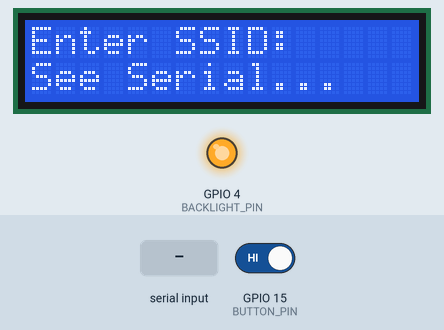
A program run on a simulated ESP32. On the bench: 16×2 character LCD, output pins drawn as LEDs (lit = HIGH). The inputs (shaded band) are chosen by the test bench; at power-on: GPIO 15 (BUTTON_PIN) HIGH. WiFi joins after 1.5 s; servers stay silent unless stated; a WiFi scan finds three made-up networks; EEPROM starts erased; what the program prints to the serial monitor is not drawn.

Above: at 1.8 s.
1.9 s: "1\n" received over Serial
At 2.8 s:
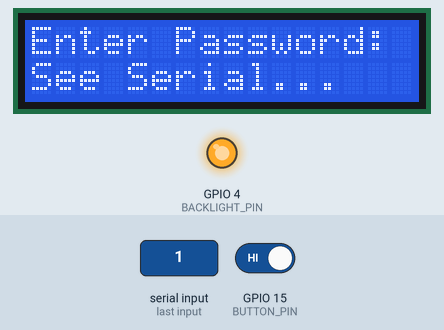
3.4 s: "0\n" received over Serial
At 4.0 s:
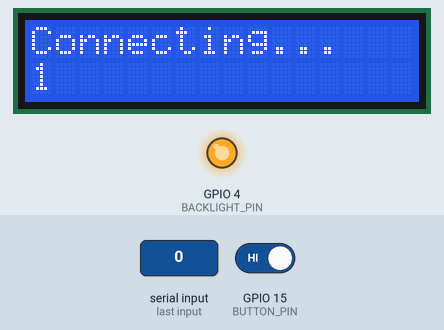
At 5.5 s:
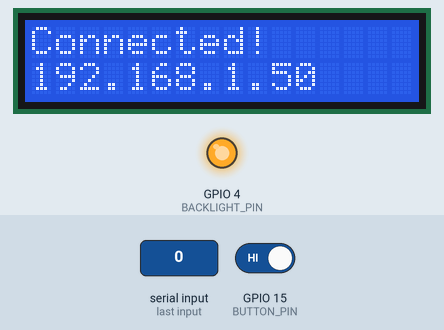
11.4 s: GPIO 15 (BUTTON_PIN) driven HIGH
Timing chart, 0 to 13.9 s (numbered marks = the images above; inputs shaded):
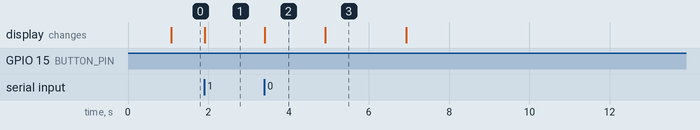

Measured:
- after the input at 1.9 s, the display: changes at once (image 1)
- after the input at 3.4 s, the display: changes at once (image 2)
- after the input at 11.4 s, every drawn part: stays the same
- what the display in image 2 shows lasts 1.5 s, from 3.4 s to 4.9 s
- what the display in image 3 shows lasts 2.0 s, from 4.9 s to 6.9 s

The program:

main.cpp
```cpp
#include <Arduino.h>
#include <WiFi.h>
#include <nvs_flash.h>
#include "networkScanner.h"
#include "wifiManager.h"
#include "lcdDisplay.h"
#include "credentialManager.h"

LcdDisplay display;
CredentialManager* credentials;

void setup()
{
    nvs_flash_init();
    credentials = new CredentialManager();

    Serial.begin(115200);
    delay(1000);

    display.begin();
    display.printLine(0, "WiFi Scanner");
    display.printLine(1, "Starting...");

    WiFi.mode(WIFI_STA);

    String ssid;
    String password;

    Serial.println("Checking for saved credentials...");

    if (credentials->hasCredentials())
    {
        Serial.println("Found saved credentials!");

        ssid = credentials->getSsid();
        password = credentials->getPassword();

        Serial.print("SSID: ");
        Serial.println(ssid);

        display.printLine(0, "Found saved");
        display.printLine(1, "credentials!");
        delay(1000);

        display.printLine(0, "Connecting...");
        display.printLine(1, ssid);

        WifiManager wifi(ssid, password);
        wifi.connect();
    }
    else
    {
        Serial.println("No saved credentials found.");
    }

    while (!WiFi.isConnected())
    {
        display.printLine(0, "Enter SSID:");
        display.printLine(1, "See Serial...");
        Serial.println("Enter SSID:");
        while (!Serial.available()) { display.checkButton(); }
        ssid = Serial.readStringUntil('\n');
        ssid.trim();

        display.printLine(0, "Enter Password:");
        display.printLine(1, "See Serial...");
        Serial.println("Enter Password:");
        while (!Serial.available()) { display.checkButton(); }
        password = Serial.readStringUntil('\n');
        password.trim();

        display.printLine(0, "Connecting...");
        display.printLine(1, ssid);

        WifiManager wifi(ssid, password);
        wifi.connect();

        if (!WiFi.isConnected())
        {
            display.printLine(0, "Failed!");
            display.printLine(1, "Try again...");
            Serial.println("Try again...\n");
        }
    }

    credentials->save(ssid, password);
    Serial.println("Credentials saved to flash!");

    display.printLine(0, "Connected!");
    display.printLine(1, WiFi.localIP().toString());
    Serial.println("Ready!\n");
}

void loop()
{
    display.checkButton();
    static NetworkScanner scanner;

    scanner.scan();

    display.printLine(0, "Networks: " + String(scanner.getCount()));
    display.printLine(1, WiFi.localIP().toString());

    Serial.print("Found ");
    Serial.print(scanner.getCount());
    Serial.println(" networks!");

    scanner.sortBySignal();
    scanner.printAll();

    Serial.println();
    delay(5000);
}
```

credentialManager.h
```cpp
#ifndef CREDENTIAL_MANAGER_H
#define CREDENTIAL_MANAGER_H
#include <Preferences.h>
#include <Arduino.h>

class CredentialManager
{
public:
    CredentialManager();
    ~CredentialManager();

    // Delete - Copy and Move Constructors only one manager should exist
    CredentialManager(const CredentialManager&) = delete;
    CredentialManager& operator=(const CredentialManager&) = delete;
    CredentialManager(CredentialManager&&) = delete;
    CredentialManager& operator=(CredentialManager&&) = delete;

    // Public methods
    void save(const String& ssid, const String& password);
    String getSsid();
    String getPassword();
    bool hasCredentials();
    void clear();

private:
    Preferences preferences; // The library object

    static constexpr const char* NAMESPACE    {"wifi"};
    static constexpr const char* KEY_SSID     {"ssid"};
    static constexpr const char* KEY_PASSWORD {"password"};
};

#endif
```

led.h
```cpp
#ifndef LED_H
#define LED_H

class Led
{
public:
    Led(int pin);
    void on();
    void off();
    void blink(int duration);

private:
    int pin;
};
#endif
```

network.h
```cpp
#ifndef NETWORK_H
#define NETWORK_H

#include <Arduino.h>

class Network
{
public:
    Network(String ssid, int rssi, int channel);
    void print()  const;
    int getRssi() const;

private:
    String ssid;
    int rssi;
    int channel;
};
#endif
```

networkScanner.h
```cpp
#ifndef NETWORK_SCANNER_H
#define NETWORK_SCANNER_H

#include "network.h"
#include <vector>

class NetworkScanner
{
public:
    NetworkScanner();      // Default Constructor
    void scan();           // Calls wifi.scanNetworks()
    void sortBySignal();   // Sort networks by rssi number
    void printAll() const; // Loop through and print all network info
    int getCount() const;  // Returns the number of networks found

private:
    std::vector<Network> networks; // Store a vector of network objects
};
#endif
```

wifiManager.h
```cpp
#ifndef WIFI_MANAGER_H
#define WIFI_MANAGER_H

#include <Arduino.h>

class WifiManager
{
public:
    WifiManager(const String& ssid, const String& password);

    void connect();
    bool isConnected() const;
    String getIpAddress() const;

private:
    String ssid;
    String password;
};

#endif
```

credentialManager.cpp
```cpp
#include "credentialManager.h"
#include <nvs_flash.h>

/**************
 * DEFAULT CONSTRUCTOR
 **************/
CredentialManager::CredentialManager() {
    // Open preferences
    preferences.begin(NAMESPACE, false);
}

/**************
 * DESTRUCTOR
 **************/
CredentialManager::~CredentialManager() {
    preferences.end();
}

/**************
 * SAVE
 **************/
void CredentialManager::save(const String& ssid, const String& password)
{
    preferences.putString(KEY_SSID, ssid);
    preferences.putString(KEY_PASSWORD, password);
}

/**************
 * GET SSID
 **************/
String CredentialManager::getSsid()
{
    return preferences.getString(KEY_SSID, "");
}

/**************
 * GET PASSWORD
 **************/
String CredentialManager::getPassword()
{
    return preferences.getString(KEY_PASSWORD, "");
}

/**************
 * HAS CREDENTIALS
 **************/
bool CredentialManager::hasCredentials()
{
    return preferences.isKey(KEY_SSID);
}

/**************
 * CLEAR
 **************/
void CredentialManager::clear()
{
    preferences.remove(KEY_SSID);
    preferences.remove(KEY_PASSWORD);
}
```

led.cpp
```cpp
#include "led.h"
#include <Arduino.h> // For pin access

/**************
 * DEFAULT CONSTRUCTOR
 **************/
Led::Led(int pin) : pin(pin)
{
    pinMode(pin, OUTPUT);
}

/**************
 * ON
 **************/
void Led::on()
{
    digitalWrite(pin, HIGH);
}

 /**************
 * OFF
 **************/
void Led::off()
{
    digitalWrite(pin, LOW);
}

 /**************
 * BLINK
 **************/
void Led::blink(int duration)
{
    on();
    delay(duration);
    off();
    delay(duration);
}
```

network.cpp
```cpp
#include "network.h"

/**************
 * DEFAULT CTOR
 **************/
Network::Network(String ssid, int rssi, int channel)
    : ssid(ssid), rssi(rssi), channel(channel)
{
}

/**************
 * PRINT
 * Outputs info about the network: SSID, RSSI, and Channel
 **************/
void Network::print() const
{
    Serial.print(ssid);
    Serial.print(" (");
    Serial.print(rssi);
    Serial.print(" dBm) Ch: ");
    Serial.println(channel);
}

/**************
 * GET RSSI
 * Returns the rssi object
 **************/
int Network::getRssi() const
{
    return rssi;
}
```

networkScanner.cpp
```cpp
#include "networkScanner.h"
#include <WiFi.h>
#include <algorithm>


/**************
 * DEFAULT CONSTRUCTOR
 **************/
NetworkScanner::NetworkScanner() { }

/**************
 * SCAN
 * Scan all networks
 **************/
void NetworkScanner::scan()
{
    networks.clear(); // Clear old results
    int count = WiFi.scanNetworks();

    for (int i {}; i < count; i++)
    {
        Network net(WiFi.SSID(i), WiFi.RSSI(i), WiFi.channel(i));
        networks.push_back(net);
    }
}

/**************
 * SORT BY SIGNAL
 **************/
void NetworkScanner::sortBySignal()
{
    std::sort(networks.begin(), networks.end(), [](const Network& a, const Network& b) {
    return a.getRssi() > b.getRssi();  // descending order
  });
}

/**************
 * PRINT ALL
 **************/
void NetworkScanner::printAll() const
{
    // Print using the class
    for (int i{0}; i < networks.size(); i++)
    {
        Serial.print(i + 1);
        Serial.print(": ");
        networks[i].print();
  }
}

/**************
 * GET COUNT
 **************/
int NetworkScanner::getCount() const
{
    return networks.size();
}
```

wifiManager.cpp
```cpp
#include "wifiManager.h"
#include <WiFi.h>

/**************
 * DEFAULT CONSTRUCTOR
 * SSID, PASSWORD
 **************/
WifiManager::WifiManager(const String& ssid, const String& password)
    : ssid(ssid), password(password) { }

/**************
 * CONNECT TO WIFI
 **************/
void WifiManager::connect()
{
    Serial.print("Connecting to: ");
    Serial.print(ssid);

    WiFi.begin(ssid, password);

    int attempts {};
    while(WiFi.status() != WL_CONNECTED && attempts < 20)
    {
        delay(500);
        Serial.print(".");
        attempts++;
    }

    if(isConnected())
    {
        Serial.println("Connected!");
        Serial.print("IP Address: ");
        Serial.println(WiFi.localIP());
    }

    else {
        Serial.println("\nFailed to connect!");
    }

}

/**************
 * IS CONNECTED
 **************/
bool WifiManager::isConnected() const
{
    return WiFi.isConnected();
}

/**************
 * GET IP ADDRESS
 **************/
String WifiManager::getIpAddress() const
{
    return WiFi.localIP().toString();
}
```

lcdDisplay.h
```cpp
#ifndef LCD_DISPLAY_H
#define LCD_DISPLAY_H
#include <Arduino.h>
#include <LiquidCrystal.h>

class LcdDisplay
{
public:
    LcdDisplay();
    void begin();
    void print(const String& text);
    void printLine(int row, const String& text);
    void clear();
    void checkButton();

private:
    // Pin Numbers
    static constexpr int RS_PIN = 22;
    static constexpr int E_PIN = 23;
    static constexpr int D4_PIN = 5;
    static constexpr int D5_PIN = 18;
    static constexpr int D6_PIN = 19;
    static constexpr int D7_PIN = 21;
    static constexpr int BACKLIGHT_PIN = 4;
    static constexpr int BUTTON_PIN = 15;

    // LCD Object
    LiquidCrystal lcd{RS_PIN, E_PIN, D4_PIN, D5_PIN, D6_PIN, D7_PIN};
    int brightnessIndex;           // Current brightness level (0-4)
    bool lastButtonState;          // For detecting brightness level (0-4)
    void setBrightness(int level); // Helper method

    // Brightness levels
    static const int BRIGHTNESS_LEVELS[5];
    static constexpr int NUM_LEVELS = 5;
};
#endif
```

lcdDisplay.cpp
```cpp
#include "lcdDisplay.h"

/**************
 * DEFAULT CONSTRUCTOR
 **************/
LcdDisplay::LcdDisplay() : brightnessIndex(0), lastButtonState(HIGH) { }

/**************
 * BEGIN
 **************/
void LcdDisplay::begin()
{
    lcd.begin(16, 2);                                  // Initialize 16x2 LCD
    pinMode(BACKLIGHT_PIN, OUTPUT);                    // Set backlight pin as output
    pinMode(BUTTON_PIN, INPUT_PULLUP);                 // Set button pin with pull-up
    setBrightness(BRIGHTNESS_LEVELS[brightnessIndex]); // Set initial brightness
}

/**************
 * SET BRIGHTNESS
 **************/
void LcdDisplay::setBrightness(int level) {
    analogWrite(BACKLIGHT_PIN, level);
}

/**************
 * CHECK BUTTON
 **************/
void LcdDisplay::checkButton()
{
    bool currentState {digitalRead(BUTTON_PIN)}; // Set current state to BUTTON_PIN output
    if (currentState == LOW && lastButtonState == HIGH)
    {
        delay(50);                                            // Debounce (wait for button to settle)
        brightnessIndex = (brightnessIndex + 1) % NUM_LEVELS; // Cycle 0-1-2-3-4-0
        setBrightness(BRIGHTNESS_LEVELS[brightnessIndex]);    // Apply new level
    }

    lastButtonState = currentState;
}

/**************
 * PRINT
 **************/
void LcdDisplay::print(const String& text)
{
    lcd.print(text);
}

/**************
 * PRINT LINE
 * Set Cursor to row, clear it, then print
 **************/
void LcdDisplay::printLine(int row, const String& text)
{
    lcd.setCursor(0, row);          // Column 0, row 0 or 1
    lcd.print("                ");  // Clear row (16 spaces)
    lcd.setCursor(0, row);          // Clear row (16 spaces)
    lcd.print(text);
}

/**************
 * CLEAR
 **************/
void LcdDisplay::clear()
{
    lcd.clear(); // Clears the lcd screen
}

/**************
 * BRIGHTNESS LEVELS
 **************/
const int LcdDisplay::BRIGHTNESS_LEVELS[5] = {255, 191, 127, 64, 0};
```
